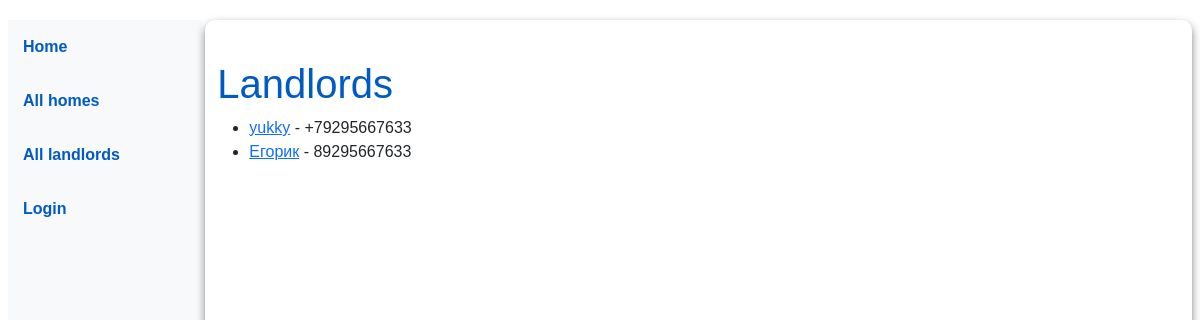
Page /catalog/landlords/ on the earlier database version.
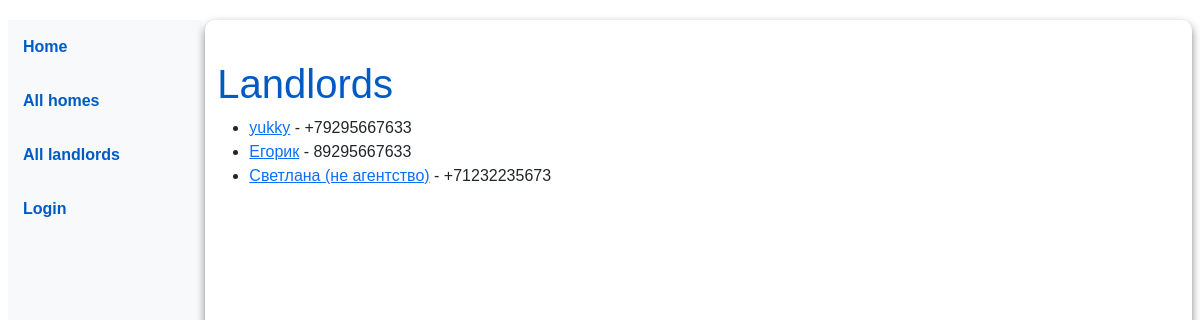
Same page on the later database version.
### catalog/models.py (models this page shows, shortened)
class Landlord(models.Model):
    user = models.OneToOneField(User, on_delete=models.CASCADE, related_name="landlord", null=True, blank=True)
    name = models.CharField(max_length=100)
    phone_number = models.CharField(max_length=100)
    def get_absolute_url(self):
        return reverse('landlord-detail', args=[str(self.id)])

### catalog/views.py (the view)
# urls.py: path('landlords/', views.LandlordListView.as_view(), name='landlords'),
class LandlordListView(generic.ListView):
    model = Landlord
    template_name = 'catalog/landlord_list.html'  # Укажите путь к шаблону
    context_object_name = 'landlords'  # Имя переменной контекста для шаблона

### catalog/templates/catalog/landlord_list.html
{% extends "base_generic.html" %}
{% block content %}
  <h1>Landlords</h1>
  <ul>
    {% for landlord in landlords %}
      <li>
        <a href="{{ landlord.get_absolute_url }}">{{ landlord.name }}</a> - {{ landlord.phone_number }}
      </li>
    {% endfor %}
  </ul>
{% endblock %}

Differences in the rows shown:
added Landlord: name "Светлана (не агентство)", phone_number "+71232235673"
